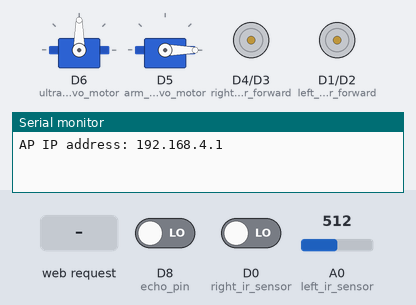
The sketch below on a simulated ESP8266 (NodeMCU). Shown: 2 × servo, motor-driver pin pairs drawn as motors (green arrow = first pin HIGH = forward, orange = second pin HIGH = backward, longer = more drive), the last lines printed to the serial monitor. Inputs (shaded band) come from the test bench; at power-on: D8 (echo_pin) LOW, D0 (right_ir_sensor) LOW, A0 (left_ir_sensor) = 512.

Above: at 2.2 s.
2.3 s: HTTP request GET /?State=o received
At 3.8 s:
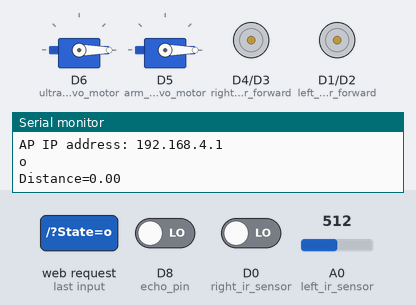
5.3 s: HTTP request GET /?State=l received
At 7.1 s:
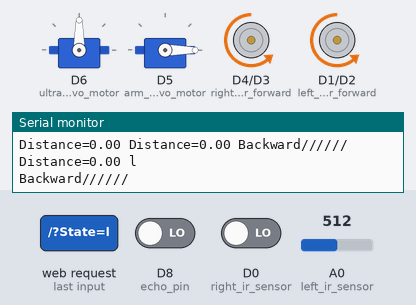
8.3 s: HTTP request GET /?State=m received
At 9.7 s:
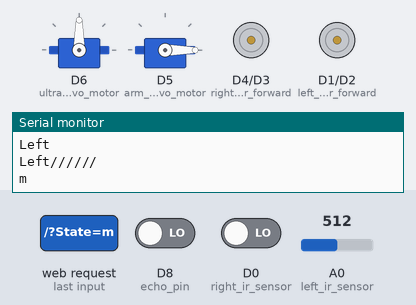
Timing chart, 0 to 11.3 s (numbered marks = the images above; inputs shaded):
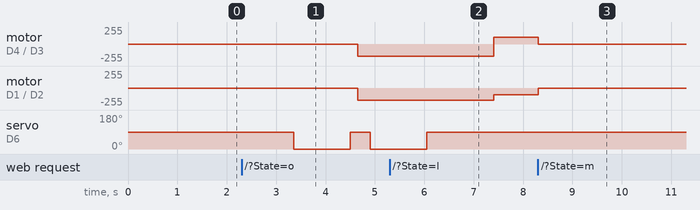

Measured:
- after the input at 2.3 s, motor on D4 (right_motor_forward) / D3 (right_motor_backward), motor on D1 (left_motor_forward) / D2 (left_motor_backward): stopped → backward 180/255 after 2.4 s; servo on D6 (ultrasonic_servo_motor): 90° → 0° after 1.1 s, → 90° 1.2 s later, → 0° 0.40 s later
- after the input at 5.3 s, motor on D4 (right_motor_forward) / D3 (right_motor_backward): backward 180/255 → forward 100/255 after 2.1 s; motor on D1 (left_motor_forward) / D2 (left_motor_backward): backward 180/255 → backward 100/255 after 2.1 s; servo on D6 (ultrasonic_servo_motor): goes on until 6.1 s, then stays 90°
- after the input at 8.3 s, motor on D4 (right_motor_forward) / D3 (right_motor_backward): forward 100/255 → stopped at once; motor on D1 (left_motor_forward) / D2 (left_motor_backward): backward 100/255 → stopped at once

The sketch:

Code_bot.ino
```cpp
#include <ESP8266WiFi.h>    // Including libraries for wifi
#include <WiFiClient.h>
#include <ESP8266WebServer.h>
#include <Servo.h>          // Including library for Servo
#include <NewPing.h>

/* Defining motor control pins */
#define left_motor_forward    D1   // D1->IN1
#define left_motor_backward   D2   // D2->IN2
#define right_motor_backward  D3   // D3->IN3
#define right_motor_forward   D4   // D4->IN4

#define left_ir_sensor    A0    // Infrared sensor pins
#define right_ir_sensor   D0

#define trigger_pin  D7     // Ultrasonic sensor pins
#define echo_pin     D8

#define MAX_DISTANCE 250

String command;   //  String to store app command state

Servo ultrasonic_servo_motor;
Servo arm_servo_motor;

int arm_angle = 0;        // This will store the arm angle
float distance = 100.0;   // This will store the distance measured by the ultrasonic sensor

const char* ssid = "Robocell Car";    // Wifi Name, set as your team name
const char* password = "12345678";    // Set password
ESP8266WebServer server(80);          // Starting the Web-Server at port:80

void setup()
{
  pinMode(left_motor_backward, OUTPUT);
  pinMode(left_motor_forward, OUTPUT);
  pinMode(right_motor_backward, OUTPUT);
  pinMode(right_motor_forward, OUTPUT);

  pinMode(left_ir_sensor, INPUT);
  pinMode(right_ir_sensor, INPUT);

  ultrasonic_servo_motor.attach(D6);
  ultrasonic_servo_motor.write(90);   // U.S. sensor faces front

  NewPing sonar(trigger_pin, echo_pin, MAX_DISTANCE);

  arm_servo_motor.attach(D5);
  delay(1000);
  arm_servo_motor.write(arm_angle);

  Serial.begin(9600);   // Setting the up the Serial Monitor

  WiFi.mode(WIFI_AP);   // Setting up the Wifi
  WiFi.softAP(ssid, password);

  /* Starting the Web-Server */
  IPAddress myIP = WiFi.softAPIP();
  Serial.print("AP IP address: ");
  Serial.println(myIP);
  server.on ( "/", HTTP_handleRoot );
  server.onNotFound ( HTTP_handleRoot );
  server.begin();

  Stop();
}

/********************************************* LINE FOLLOWER MODE **********************************************/

void line_follower_mode()
{
  while(command!="ST" and command!="m" and command!="o"){
    // Serial.println("Line follower mode ");
    if (analogRead(left_ir_sensor) < 512  and digitalRead(right_ir_sensor) == LOW)
      Serial.println("Forward"), Forward(100);    // If both sensors are on white, go forward

    if (analogRead(left_ir_sensor) >= 512  and digitalRead(right_ir_sensor) == LOW)
      Serial.println("Left"), Left(100);    // Left sensor on black and right sensor on white, go left then

    if (analogRead(left_ir_sensor) < 512  and digitalRead(right_ir_sensor) == HIGH)
      Serial.println("Right"), Right(100);  // Left sensor on white and right sensor on black, go right then

    if (analogRead(left_ir_sensor) >= 512  and digitalRead(right_ir_sensor) == HIGH)
      Serial.println("Stop"), Stop();   // Both sensor on black, stop then.

    server.handleClient();    // Get command from mobile app
    command = server.arg("State");
  }
}

/******************************************* OBSTACLE AVOIDANCE MODE *******************************************/

void obstacle_avoidance_mode()
{
  while(command!="ST" and command!="m" and command!="l")
  {
    distance = measure_distance();

    while(distance<=30 and command!="ST" and command!="m" and command!="l")
    { /*  If forward distance is less than 30 cms, then
          wait for 50 ms and check distance at right side and update the distance.
          If the distance is greater than 30 cms, then turn to right side
          else if distance is greater than 5 cms, turn to left side,
          else go backwards. */
      delay(50);
      ultrasonic_servo_motor.write(0);    // Ultrasonic sensor faces right side
      delay(150);
      distance = measure_distance();

      ultrasonic_servo_motor.write(90);   // Ultrasonic sensor is back to position i.e., faces front
      delay(150);

      if(distance>30)   // If right distance is greater than 30 cm than turn right
      {
        Right(180);
        delay(275);
      }
      else if( distance>5 and distance<30)    // If right distance is not greater than 30 cm it turns left
      {
        Left(180);
        delay(275);
      }
      else{   // If distance is less than 5 cms, it goes backwards
        Backward(180);
        delay(200);
      }
    }

    distance = measure_distance();

    while(distance>30 and command!="ST" and command!="m" and command!="l")
    { /* Untill the forward distance is greater than 30 cms it goes forward */
      ultrasonic_servo_motor.write(90);   // U.S. sensor is at original position ,i.e faces front
      delay(150);
      Forward(125);
      distance = measure_distance();    // update the distance
    }
  }
}

float measure_distance()    // This function measures the distance of obstacle from the Ultrasonic sensor
{
  digitalWrite(trigger_pin, LOW);
  delayMicroseconds(2);
  digitalWrite(trigger_pin, HIGH);
  delayMicroseconds(10);
  digitalWrite(trigger_pin, LOW);

  float duration = pulseIn(echo_pin, HIGH);   // Calculates after how much time we are getting the response
  float distance = (duration * 0.034) / 2;    // Speed of Sound=340m/s i.e. 0.034cm/microseconds

  Serial.print("Distance=");
  Serial.print(distance);
  Serial.print(" ");

  server.handleClient();    // Updating command receiving from the mobile app
  command = server.arg("State");

  return distance;
}

/*************************************************** ARM CODE ***************************************************/

void arm_up()
{  /* If the arm angle goes below zero, make it zero. */
  if(arm_angle<=0)
    arm_angle = 0;
  arm_angle -= 5;
  Serial.println("Arm Up");
  arm_servo_motor.write(arm_angle);
}

void arm_down()
{ /* If the arm angle goes above 180, make it 180. */
   if(arm_angle>=180)
    arm_angle=180;
  arm_angle += 5;
  Serial.println("Arm Down");
  arm_servo_motor.write(arm_angle);
}

bool wifi = 0, line = 0, obs = 0;

void loop()
{
  server.handleClient();    // Get the command from the app
  command = server.arg("State");

  if (command == "m")
  { /* If command is for wifi mode, make it true and rest false */
    Stop();
    wifi  = 1;
    line = 0;
    obs = 0;
  }

  else if (command == "l")
  { /* If command is for line follower mode, make it true and rest false */
    Stop();
    wifi = 0;
    line = 1;
    obs = 0;
  }

  else if (command == "o")
  { /* If command is for obstacle avoidance mode, make it true and rest false */
    Stop();
    wifi = 0;
    line = 0;
    obs = 1;
  }

  else if (command == "ST")
  { /* If the command is to stop, then stop the bot */
    Stop();
  }

/************************************************** WIFI BOT ***************************************************/
  if (wifi)
  { /**/
    if (command == "F")
      Forward(255);
    else if (command == "B")
      Backward(255);
    else if (command == "L")
      Left(255);
    else if (command == "R")
      Right(255);
    else if (command == "V")
      Stop();
    else if (command == "P")
      arm_up();
    else if (command == "S")
      arm_down();
  }
  if(line)
    line_follower_mode();
  if(obs)
    obstacle_avoidance_mode();

}

void HTTP_handleRoot(void)
{
  if ( server.hasArg("State") )
    Serial.println(server.arg("State"));

  server.send ( 200, "text/html", "" );

  delay(1);
}

/////////////////////////////////////////////////////////////////////////////////////////////////////////////////
/*********************************************** MOTOR FUNCTIONS ***********************************************/
/////////////////////////////////////////////////////////////////////////////////////////////////////////////////

/*************************************************** FORWARD ***************************************************/

void Forward(int speed)
{
  analogWrite(left_motor_forward,speed);
  analogWrite(right_motor_forward,speed);
  digitalWrite(left_motor_backward,LOW);
  digitalWrite(right_motor_backward,LOW);
  Serial.println("Forward//////");
}

/*************************************************** BACKWARD **************************************************/
void Backward(int speed)
{
  analogWrite(left_motor_backward,speed);
  analogWrite(right_motor_backward,speed);
  digitalWrite(left_motor_forward,LOW);
  digitalWrite(right_motor_forward,LOW);
  Serial.println("Backward//////");
}

/************************************************** TURN LEFT **************************************************/
void Left(int speed)
{
  analogWrite(right_motor_forward,speed);
  analogWrite(left_motor_backward,speed);
  digitalWrite(right_motor_backward,LOW);
  digitalWrite(left_motor_forward,LOW);
  Serial.println("Left//////");
}

/************************************************** TURN RIGHT *************************************************/
void Right(int speed)
{
  analogWrite(left_motor_forward,speed);
  digitalWrite(left_motor_backward,LOW);
  digitalWrite(right_motor_forward,LOW);
  analogWrite(right_motor_backward,speed);
  Serial.println("Right//////");
}
/**************************************************** STOP *****************************************************/
void Stop()
{
  digitalWrite(left_motor_forward,LOW);
  digitalWrite(left_motor_backward,LOW);
  digitalWrite(right_motor_forward,LOW);
  digitalWrite(right_motor_backward,LOW);
}
```
